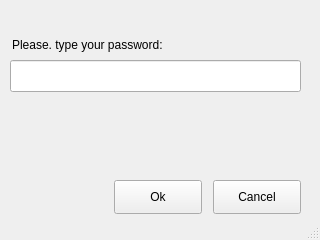
<?xml version="1.0" encoding="UTF-8"?>
<ui version="4.0">
 <class>PasswordWindow</class>
 <widget class="QMainWindow" name="PasswordWindow">
  <property name="geometry">
   <rect>
    <x>0</x>
    <y>0</y>
    <width>320</width>
    <height>240</height>
   </rect>
  </property>
  <property name="windowTitle">
   <string>Password</string>
  </property>
  <widget class="QWidget" name="centralwidget">
   <widget class="QLabel" name="label_password">
    <property name="geometry">
     <rect>
      <x>12</x>
      <y>35</y>
      <width>190</width>
      <height>20</height>
     </rect>
    </property>
    <property name="text">
     <string>Please. type your password:</string>
    </property>
   </widget>
   <widget class="QLineEdit" name="input_password">
    <property name="geometry">
     <rect>
      <x>10</x>
      <y>60</y>
      <width>291</width>
      <height>32</height>
     </rect>
    </property>
   </widget>
   <widget class="QPushButton" name="button_ok">
    <property name="geometry">
     <rect>
      <x>114</x>
      <y>180</y>
      <width>88</width>
      <height>34</height>
     </rect>
    </property>
    <property name="text">
     <string>Ok</string>
    </property>
   </widget>
   <widget class="QPushButton" name="button_cancel">
    <property name="geometry">
     <rect>
      <x>213</x>
      <y>180</y>
      <width>88</width>
      <height>34</height>
     </rect>
    </property>
    <property name="text">
     <string>Cancel</string>
    </property>
   </widget>
  </widget>
  <widget class="QStatusBar" name="statusbar"/>
 </widget>
 <resources/>
 <connections/>
</ui>
